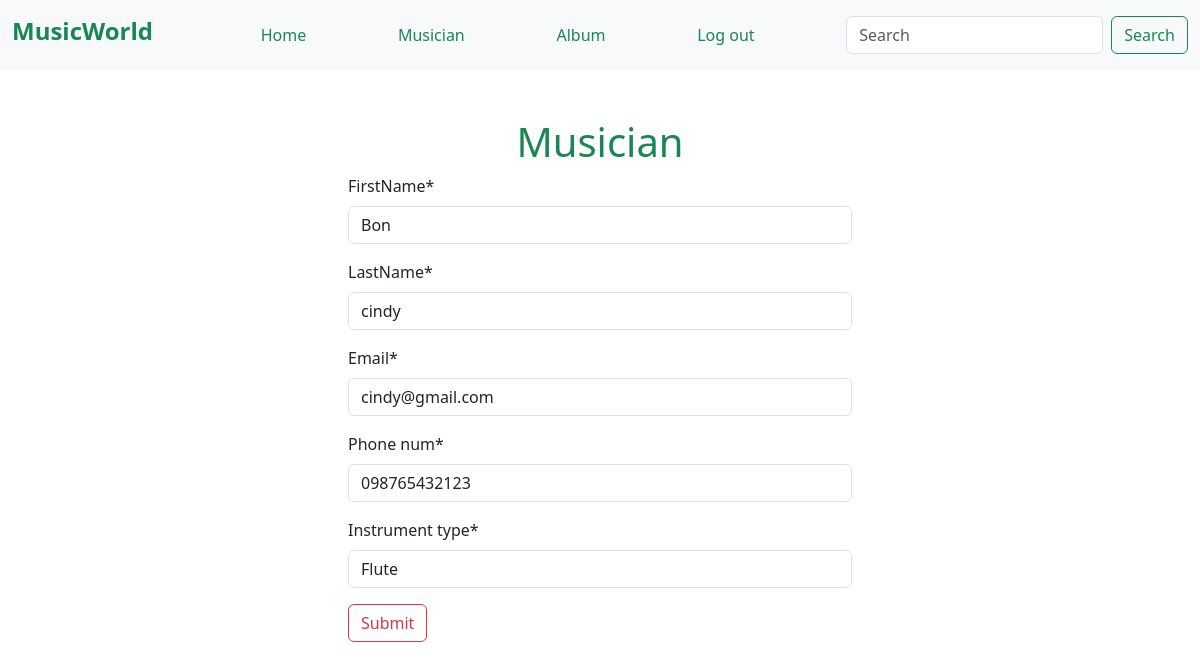
The app's page /musician/edit/9 (signed in) with its own data.
### musician_app/models.py (models this page shows, shortened)
class MusicianInfo(models.Model):
    firstName = models.CharField(max_length=50)
    lastName = models.CharField(max_length=50)
    email = models.CharField(max_length=50)
    phone_num = models.CharField(max_length=12)
    Instrument_type = models.CharField(max_length=50)

### musician_app/views.py (the view)
# urls.py: path('edit/<int:id>',views.edit_Musician,name='edit_musician'),
@login_required
def edit_Musician(request, id):
    musician = models.MusicianInfo.objects.get(pk=id)
    musician_form = MusicianForm(instance=musician)
    if request.method == "POST":
        musician_form = MusicianForm(request.POST, instance=musician)
        if musician_form.is_valid():
            musician_form.save()
            return redirect('home')
    return render(request, 'musician.html', {'form': musician_form})

### musician_app/forms.py
class MusicianForm(forms.ModelForm):
    class Meta:
        model = MusicianInfo
        fields = '__all__'

### musician_app/templates/musician.html (shortened to what this page needs)
{% extends "base.html" %}
{% load crispy_forms_tags %}
{% block content %}
<form style="width:50%;margin:auto;" class=" p-5" method="post">
    <h1 class="text-center text-success"> Musician</h1>
    {{form | crispy}}
    <button class="btn btn-outline-danger">Submit</button>
</form>
{% endblock %}

### records on screen
MusicianInfo: firstName "Bon", lastName "cindy", email "cindy@gmail.com", phone_num "098765432123", Instrument_type "Flute"
